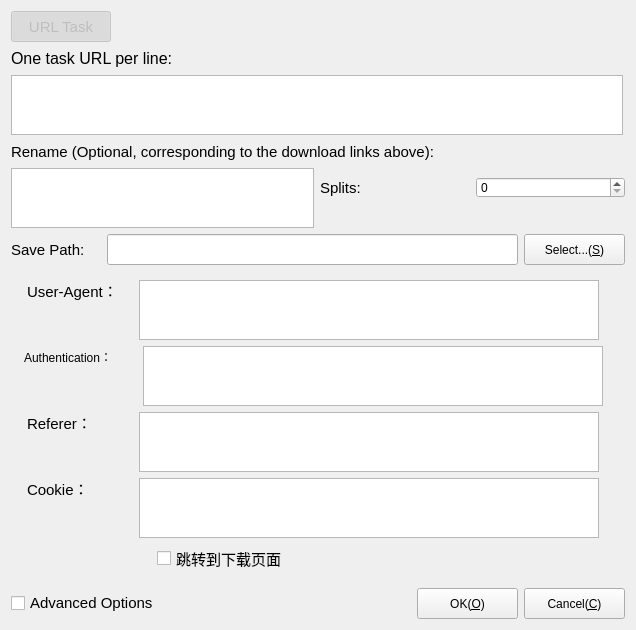
<?xml version="1.0" encoding="UTF-8"?>
<ui version="4.0">
 <class>NewDownloadDialog</class>
 <widget class="QDialog" name="NewDownloadDialog">
  <property name="geometry">
   <rect>
    <x>0</x>
    <y>0</y>
    <width>628</width>
    <height>623</height>
   </rect>
  </property>
  <property name="maximumSize">
   <size>
    <width>628</width>
    <height>623</height>
   </size>
  </property>
  <property name="windowTitle">
   <string>Create a Download Task</string>
  </property>
  <layout class="QVBoxLayout" name="verticalLayout_9">
   <item>
    <layout class="QHBoxLayout" name="horizontalLayout">
     <item>
      <widget class="QPushButton" name="btnTabLinkMode">
       <property name="enabled">
        <bool>false</bool>
       </property>
       <property name="minimumSize">
        <size>
         <width>100</width>
         <height>31</height>
        </size>
       </property>
       <property name="maximumSize">
        <size>
         <width>100</width>
         <height>31</height>
        </size>
       </property>
       <property name="font">
        <font>
         <pointsize>11</pointsize>
        </font>
       </property>
       <property name="cursor">
        <cursorShape>PointingHandCursor</cursorShape>
       </property>
       <property name="text">
        <string>URL Task</string>
       </property>
       <property name="checkable">
        <bool>true</bool>
       </property>
       <property name="checked">
        <bool>true</bool>
       </property>
      </widget>
     </item>
     <item>
      <spacer name="horizontalSpacer">
       <property name="orientation">
        <enum>Qt::Orientation::Horizontal</enum>
       </property>
       <property name="sizeHint" stdset="0">
        <size>
         <width>40</width>
         <height>20</height>
        </size>
       </property>
      </spacer>
     </item>
    </layout>
   </item>
   <item>
    <layout class="QVBoxLayout" name="verticalLayout">
     <item>
      <widget class="QLabel" name="label">
       <property name="minimumSize">
        <size>
         <width>611</width>
         <height>21</height>
        </size>
       </property>
       <property name="maximumSize">
        <size>
         <width>611</width>
         <height>16777215</height>
        </size>
       </property>
       <property name="font">
        <font>
         <pointsize>12</pointsize>
        </font>
       </property>
       <property name="text">
        <string>One task URL per line:</string>
       </property>
      </widget>
     </item>
     <item>
      <widget class="QPlainTextEdit" name="plainUrl">
       <property name="minimumSize">
        <size>
         <width>612</width>
         <height>60</height>
        </size>
       </property>
       <property name="maximumSize">
        <size>
         <width>612</width>
         <height>60</height>
        </size>
       </property>
       <property name="font">
        <font>
         <pointsize>10</pointsize>
        </font>
       </property>
       <property name="plainText">
        <string/>
       </property>
      </widget>
     </item>
    </layout>
   </item>
   <item>
    <layout class="QVBoxLayout" name="verticalLayout_8">
     <item>
      <widget class="QLabel" name="label_6">
       <property name="minimumSize">
        <size>
         <width>600</width>
         <height>21</height>
        </size>
       </property>
       <property name="maximumSize">
        <size>
         <width>600</width>
         <height>21</height>
        </size>
       </property>
       <property name="font">
        <font>
         <pointsize>11</pointsize>
        </font>
       </property>
       <property name="text">
        <string>Rename (Optional, corresponding to the download links above):</string>
       </property>
      </widget>
     </item>
     <item>
      <layout class="QHBoxLayout" name="horizontalLayout_10">
       <item>
        <widget class="QPlainTextEdit" name="plainRename">
         <property name="minimumSize">
          <size>
           <width>303</width>
           <height>60</height>
          </size>
         </property>
         <property name="maximumSize">
          <size>
           <width>303</width>
           <height>60</height>
          </size>
         </property>
         <property name="font">
          <font>
           <pointsize>10</pointsize>
          </font>
         </property>
         <property name="plainText">
          <string/>
         </property>
        </widget>
       </item>
       <item>
        <layout class="QVBoxLayout" name="verticalLayout_2">
         <item>
          <layout class="QHBoxLayout" name="horizontalLayout_2">
           <item>
            <widget class="QLabel" name="label_7">
             <property name="minimumSize">
              <size>
               <width>150</width>
               <height>21</height>
              </size>
             </property>
             <property name="maximumSize">
              <size>
               <width>88888</width>
               <height>21</height>
              </size>
             </property>
             <property name="font">
              <font>
               <pointsize>11</pointsize>
              </font>
             </property>
             <property name="text">
              <string>Splits:</string>
             </property>
            </widget>
           </item>
           <item>
            <widget class="QSpinBox" name="spinThreadCount">
             <property name="minimumSize">
              <size>
               <width>81</width>
               <height>21</height>
              </size>
             </property>
             <property name="maximumSize">
              <size>
               <width>16777215</width>
               <height>21</height>
              </size>
             </property>
            </widget>
           </item>
          </layout>
         </item>
         <item>
          <spacer name="horizontalSpacer_2">
           <property name="orientation">
            <enum>Qt::Orientation::Horizontal</enum>
           </property>
           <property name="sizeHint" stdset="0">
            <size>
             <width>40</width>
             <height>20</height>
            </size>
           </property>
          </spacer>
         </item>
        </layout>
       </item>
      </layout>
     </item>
    </layout>
   </item>
   <item>
    <layout class="QHBoxLayout" name="horizontalLayout_9">
     <item>
      <widget class="QLabel" name="label_4">
       <property name="minimumSize">
        <size>
         <width>90</width>
         <height>21</height>
        </size>
       </property>
       <property name="maximumSize">
        <size>
         <width>90</width>
         <height>21</height>
        </size>
       </property>
       <property name="font">
        <font>
         <pointsize>11</pointsize>
        </font>
       </property>
       <property name="text">
        <string>Save Path:</string>
       </property>
      </widget>
     </item>
     <item>
      <widget class="QLineEdit" name="lineSavePath">
       <property name="minimumSize">
        <size>
         <width>411</width>
         <height>31</height>
        </size>
       </property>
      </widget>
     </item>
     <item>
      <widget class="QPushButton" name="btnSelectPath">
       <property name="minimumSize">
        <size>
         <width>101</width>
         <height>31</height>
        </size>
       </property>
       <property name="maximumSize">
        <size>
         <width>101</width>
         <height>31</height>
        </size>
       </property>
       <property name="text">
        <string>Select...(&amp;S)</string>
       </property>
      </widget>
     </item>
    </layout>
   </item>
   <item>
    <widget class="QWidget" name="advancedWidget" native="true">
     <layout class="QVBoxLayout" name="verticalLayout_7">
      <property name="leftMargin">
       <number>0</number>
      </property>
      <item>
       <layout class="QHBoxLayout" name="horizontalLayout_3">
        <item>
         <layout class="QVBoxLayout" name="verticalLayout_3">
          <item>
           <widget class="QLabel" name="label_8">
            <property name="minimumSize">
             <size>
              <width>90</width>
              <height>21</height>
             </size>
            </property>
            <property name="maximumSize">
             <size>
              <width>90</width>
              <height>21</height>
             </size>
            </property>
            <property name="font">
             <font>
              <pointsize>11</pointsize>
             </font>
            </property>
            <property name="text">
             <string>User-Agent：</string>
            </property>
           </widget>
          </item>
          <item>
           <spacer name="verticalSpacer">
            <property name="orientation">
             <enum>Qt::Orientation::Vertical</enum>
            </property>
            <property name="sizeHint" stdset="0">
             <size>
              <width>20</width>
              <height>30</height>
             </size>
            </property>
           </spacer>
          </item>
         </layout>
        </item>
        <item>
         <widget class="QPlainTextEdit" name="plainUserAgent">
          <property name="minimumSize">
           <size>
            <width>460</width>
            <height>60</height>
           </size>
          </property>
          <property name="maximumSize">
           <size>
            <width>460</width>
            <height>60</height>
           </size>
          </property>
         </widget>
        </item>
       </layout>
      </item>
      <item>
       <layout class="QHBoxLayout" name="horizontalLayout_4">
        <item>
         <layout class="QVBoxLayout" name="verticalLayout_4">
          <item>
           <widget class="QLabel" name="label_9">
            <property name="minimumSize">
             <size>
              <width>100</width>
              <height>21</height>
             </size>
            </property>
            <property name="maximumSize">
             <size>
              <width>100</width>
              <height>21</height>
             </size>
            </property>
            <property name="font">
             <font>
              <pointsize>9</pointsize>
             </font>
            </property>
            <property name="text">
             <string>Authentication：</string>
            </property>
           </widget>
          </item>
          <item>
           <spacer name="verticalSpacer_2">
            <property name="orientation">
             <enum>Qt::Orientation::Vertical</enum>
            </property>
            <property name="sizeHint" stdset="0">
             <size>
              <width>17</width>
              <height>37</height>
             </size>
            </property>
           </spacer>
          </item>
         </layout>
        </item>
        <item>
         <widget class="QPlainTextEdit" name="plainAuthentication">
          <property name="minimumSize">
           <size>
            <width>460</width>
            <height>60</height>
           </size>
          </property>
          <property name="maximumSize">
           <size>
            <width>460</width>
            <height>60</height>
           </size>
          </property>
         </widget>
        </item>
       </layout>
      </item>
      <item>
       <layout class="QHBoxLayout" name="horizontalLayout_5">
        <item>
         <layout class="QVBoxLayout" name="verticalLayout_5">
          <item>
           <widget class="QLabel" name="label_10">
            <property name="minimumSize">
             <size>
              <width>90</width>
              <height>21</height>
             </size>
            </property>
            <property name="maximumSize">
             <size>
              <width>90</width>
              <height>21</height>
             </size>
            </property>
            <property name="font">
             <font>
              <pointsize>11</pointsize>
             </font>
            </property>
            <property name="text">
             <string>Referer：</string>
            </property>
           </widget>
          </item>
          <item>
           <spacer name="verticalSpacer_3">
            <property name="orientation">
             <enum>Qt::Orientation::Vertical</enum>
            </property>
            <property name="sizeHint" stdset="0">
             <size>
              <width>17</width>
              <height>37</height>
             </size>
            </property>
           </spacer>
          </item>
         </layout>
        </item>
        <item>
         <widget class="QPlainTextEdit" name="plainReferer">
          <property name="minimumSize">
           <size>
            <width>460</width>
            <height>60</height>
           </size>
          </property>
          <property name="maximumSize">
           <size>
            <width>460</width>
            <height>60</height>
           </size>
          </property>
         </widget>
        </item>
       </layout>
      </item>
      <item>
       <layout class="QHBoxLayout" name="horizontalLayout_6">
        <item>
         <layout class="QVBoxLayout" name="verticalLayout_6">
          <item>
           <widget class="QLabel" name="label_11">
            <property name="minimumSize">
             <size>
              <width>90</width>
              <height>21</height>
             </size>
            </property>
            <property name="maximumSize">
             <size>
              <width>90</width>
              <height>21</height>
             </size>
            </property>
            <property name="font">
             <font>
              <pointsize>11</pointsize>
             </font>
            </property>
            <property name="text">
             <string>Cookie：</string>
            </property>
           </widget>
          </item>
          <item>
           <spacer name="verticalSpacer_4">
            <property name="orientation">
             <enum>Qt::Orientation::Vertical</enum>
            </property>
            <property name="sizeHint" stdset="0">
             <size>
              <width>17</width>
              <height>37</height>
             </size>
            </property>
           </spacer>
          </item>
         </layout>
        </item>
        <item>
         <widget class="QPlainTextEdit" name="plainCookie">
          <property name="minimumSize">
           <size>
            <width>460</width>
            <height>60</height>
           </size>
          </property>
          <property name="maximumSize">
           <size>
            <width>460</width>
            <height>60</height>
           </size>
          </property>
         </widget>
        </item>
       </layout>
      </item>
      <item>
       <layout class="QHBoxLayout" name="horizontalLayout_7">
        <item>
         <widget class="QLabel" name="label_12">
          <property name="minimumSize">
           <size>
            <width>140</width>
            <height>21</height>
           </size>
          </property>
          <property name="maximumSize">
           <size>
            <width>140</width>
            <height>21</height>
           </size>
          </property>
          <property name="font">
           <font>
            <pointsize>11</pointsize>
           </font>
          </property>
          <property name="text">
           <string/>
          </property>
         </widget>
        </item>
        <item>
         <widget class="QCheckBox" name="checkJumpOnDownload">
          <property name="font">
           <font>
            <pointsize>11</pointsize>
           </font>
          </property>
          <property name="text">
           <string>跳转到下载页面</string>
          </property>
         </widget>
        </item>
       </layout>
      </item>
     </layout>
    </widget>
   </item>
   <item>
    <layout class="QHBoxLayout" name="horizontalLayout_8">
     <item>
      <widget class="QCheckBox" name="checkAdvanced">
       <property name="font">
        <font>
         <pointsize>11</pointsize>
        </font>
       </property>
       <property name="text">
        <string>Advanced Options</string>
       </property>
      </widget>
     </item>
     <item>
      <spacer name="horizontalSpacer_3">
       <property name="orientation">
        <enum>Qt::Orientation::Horizontal</enum>
       </property>
       <property name="sizeHint" stdset="0">
        <size>
         <width>40</width>
         <height>20</height>
        </size>
       </property>
      </spacer>
     </item>
     <item>
      <widget class="QPushButton" name="btnOk">
       <property name="minimumSize">
        <size>
         <width>101</width>
         <height>31</height>
        </size>
       </property>
       <property name="maximumSize">
        <size>
         <width>101</width>
         <height>31</height>
        </size>
       </property>
       <property name="text">
        <string>OK(&amp;O)</string>
       </property>
      </widget>
     </item>
     <item>
      <widget class="QPushButton" name="btnCancel">
       <property name="minimumSize">
        <size>
         <width>101</width>
         <height>31</height>
        </size>
       </property>
       <property name="maximumSize">
        <size>
         <width>101</width>
         <height>31</height>
        </size>
       </property>
       <property name="text">
        <string>Cancel(&amp;C)</string>
       </property>
      </widget>
     </item>
    </layout>
   </item>
  </layout>
 </widget>
 <resources/>
 <connections>
  <connection>
   <sender>btnCancel</sender>
   <signal>clicked()</signal>
   <receiver>NewDownloadDialog</receiver>
   <slot>close()</slot>
   <hints>
    <hint type="sourcelabel">
     <x>569</x>
     <y>599</y>
    </hint>
    <hint type="destinationlabel">
     <x>313</x>
     <y>311</y>
    </hint>
   </hints>
  </connection>
 </connections>
</ui>
